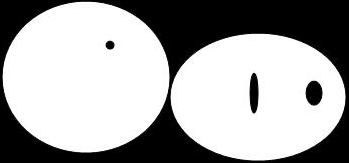
#> input picture solutions/prog/figure/dil_image1.png, 349 x 163 px
$ python chap9_ex1.py
#> lines starting #> are read from the running program, lines starting #| are printed output that depends on the picture
import numpy as np
from skimage.morphology import skeletonize
import scipy
import cv2

# opening the image and converting it to a greyscale image
a = cv2.imread('figure/dil_image1.png')
#> a is the input picture: shape (163, 349, 3); min 0, max 255, mean 163.9
a = cv2.cvtColor(a, cv2.COLOR_BGR2GRAY)
#> a: shape (163, 349)

# converting a to an ndarray and normalizing it
a = a/np.max(a)
# performing skeletonization
b = skeletonize(a)
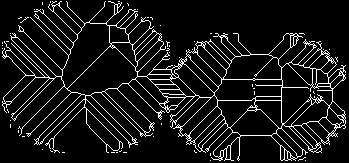
#> b: shape (163, 349) bool; 9% white in thin lines or dots

# b is a binary image, we can convert it to gray scale
# by multiplying by a constant like 255
c = b*255
#> c: shape (163, 349) int64; 9% white in thin lines or dots
cv2.imwrite('skeleton.png', c)
